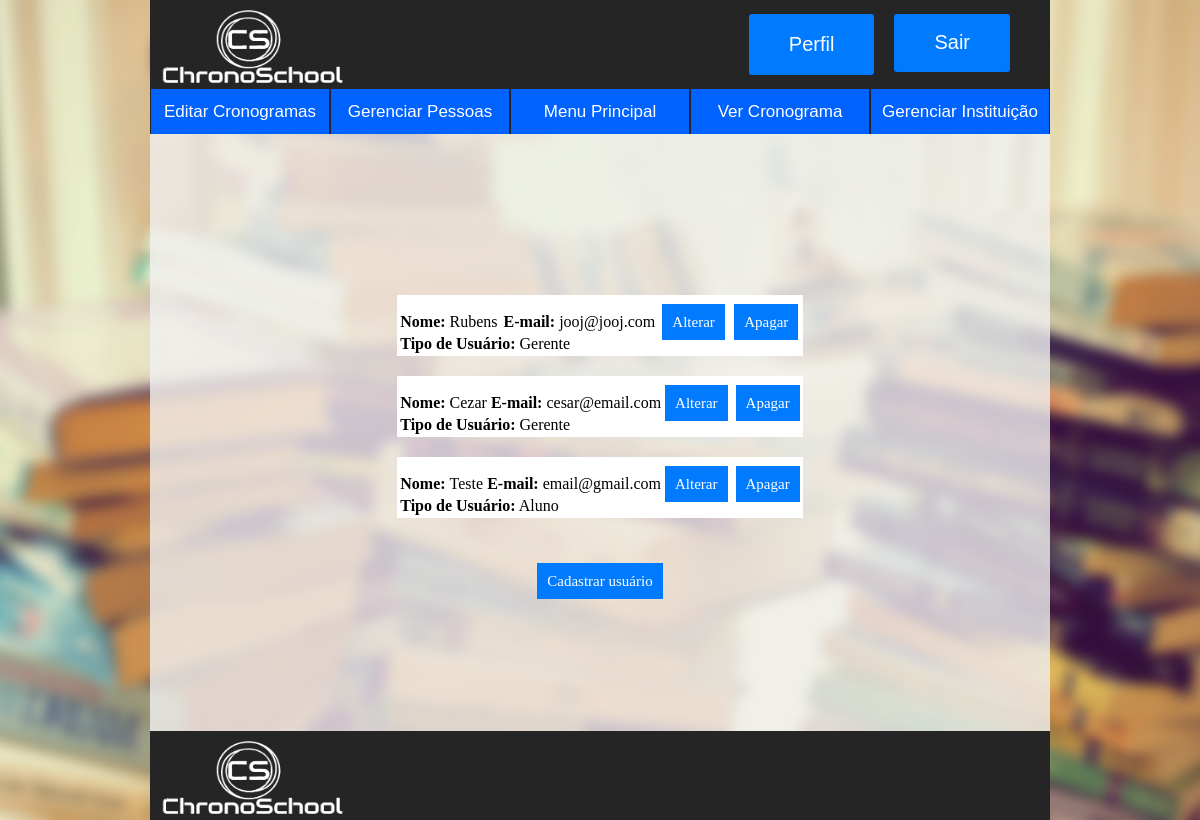
The app's page /ChronoSchool_Codigos/gerenciarUsuarios.php (signed in) with its own data.
### tables this page shows
CREATE TABLE `usuario` (
  `idUsuario` int(11) NOT NULL,
  `email` varchar(60) NOT NULL,
  `senha` char(32) NOT NULL,
  `Permissoes_idPermissoes` int(11) NOT NULL,
  `Comum_idComum` int(11) NOT NULL
);

CREATE TABLE `comum` (
  `idComum` int(11) NOT NULL,
  `nome` varchar(100) NOT NULL,
  `ultimo_nome` varchar(30) NOT NULL,
  `cpf` varchar(15) DEFAULT NULL,
  `telefone` varchar(15) DEFAULT NULL
);

CREATE TABLE `permissoes` (
  `idPermissoes` int(11) NOT NULL,
  `tipo` varchar(15) NOT NULL
);

### ChronoSchool_Codigos/gerenciarUsuarios.php (the view, shortened to what this page needs)
<!DOCTYPE HTML>
<html>
	<head>
		<link href="css/style.css" rel="stylesheet">
	</head>
	<body>
		<header>
			<?php
				include "php/header.php";
			?>
		</header>
		<?php
			include "php/navbar.php";
		?>
		<div class="corpo">
			<div class="conteudo">
				<center>
					<form action="" method="POST">
						<?php
							include "php/conexao.php";
							$sql = "SELECT U.idUsuario,U.email,U.Permissoes_idPermissoes,C.nome,C.idComum,P.tipo FROM usuario as U
							INNER JOIN permissoes AS P ON P.idPermissoes = U.Permissoes_idPermissoes
							INNER JOIN comum as C ON C.idComum = U.comum_IdComum
							WHERE U.Permissoes_idPermissoes != 1";
							$usuarios = $conexao ->prepare($sql);
							$usuarios -> execute();
							foreach ($usuarios as $u)
							{
								$idUsuario = $u['idUsuario'];
								$idComum = $u['idComum'];
								$email = $u['email'];
								$nome = $u['nome'];
								$nomePermissao = $u['tipo'];
								echo "
								<div class='divMaior'>
									<div class='divUsuario'>
										<div class='inside'>
											<table style='width:100%'>
												<tr>
													<td>
														<font size='3'><b>Nome:	</b> $nome</font>
													</td>
													<td>
														<font size='3'><b>E-mail: </b> $email</font>
													</td>
													<td>
														<a href='editarUsuarios.php?uid=$idUsuario&cid=$idComum&email=$email&nc=$nome' class='botaoUsuario'>Alterar</a>
													<td>
													<td>
														<a href='apagarUsuarios.php?uid=$idUsuario&cid=$idComum&email=$email&nc=$nome' class='botaoUsuario'>Apagar</a>
													</td>
												</tr>
												<tr>
													<td colspan='3'>
														<font size='3' style='text-align: left;'><b>Tipo de Usuário:</b> $nomePermissao</font>
													</td>
												</tr>
											</table>
										</div>
									</div>
								</div>";
							}
						?>
					</form>
					<br><br><br>
					<a href="cadastrarUsuario.php" class="botaoUsuario">Cadastrar usuário</a>
				</center>
			</div>
		</div>
		<footer>
				<img class="logo" src="images/logo.png" title="ChronoSchool"/>
		</footer>
	</body>
</html>

### ChronoSchool_Codigos/css/style.css (style rules this page uses)
html,body { margin:0; padding:0; width: 100%; height: 100%; min-width:100%; min-height:100%; }
header,footer,#navbar { min-width: 900px; max-width: 900px; margin: 0 auto; }
header, footer { height: 89px; background-color: #252525; }
footer { position: absolute; left: 0; right: 0; bottom: 0; margin: 0 auto; }
body { background: url("../images/fundo.jpg")center center no-repeat fixed; background-repeat: no-repeat; background-position: center fixed; background-size: cover; width: 100%; height: 100%; display: inline-flex; z-index: -1; flex-direction: column }
a { text-decoration:none; }
.logo { padding-top: 10px; width:200px; height:80px; }
.corpo { margin:auto; margin-bottom: 89px; min-width: 900px; max-width: 900px; background: rgba(241, 241, 241, 0.8); display: inline-flex; flex: 1; overflow: auto; z-index : 0; position:relative; }
.conteudo { margin: auto; }
.divMaior { padding-top: 20px; }
.divUsuario { align-items: center; min-width: 250px; min-height: 50px; width: auto; height: auto; background-color: #FFF; margin: 0 auto; }
.botaoUsuario { padding-top: 30%; padding-right: 10%; color: #FFFFFF; font-size: 15px; background: #007bff; padding: 10px; text-decoration: none; border: none; }
.inside { padding-top:15px; }

### records on screen
usuario: comum.nome "Rubens", email "jooj@jooj.com", permissoes.tipo "Gerente"
usuario: comum.nome "Cezar", email "cesar@email.com", permissoes.tipo "Gerente"
usuario: comum.nome "Teste", email "email@gmail.com", permissoes.tipo "Aluno"
